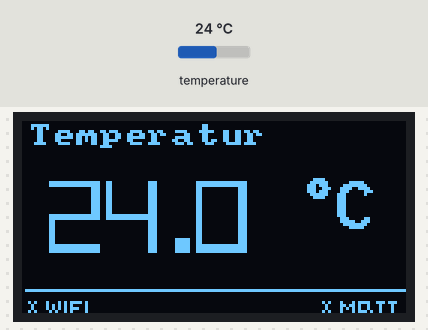
A sketch run on a simulated ESP8266 (NodeMCU). On the bench: 128×64 one-colour display. Inputs (shaded band) come from the test bench; at power-on: temperature 24 °C. WiFi joins after 1.5 s; servers stay silent unless stated; no MQTT or app messages arrive unless stated; what the sketch prints to the serial monitor is not drawn.

Above: at 2.9 s.
3.0 s: temperature set to 12 °C
At 4.6 s:
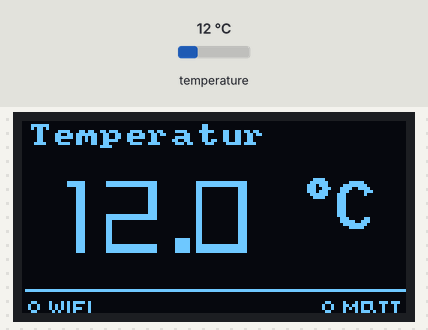
4.9 s: temperature set to 19 °C
At 5.5 s:
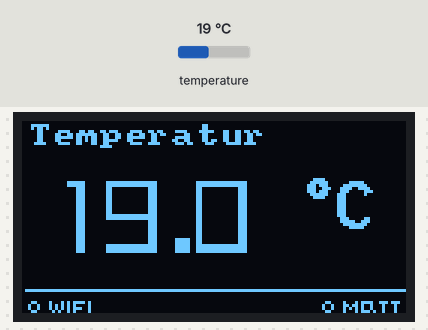
6.5 s: temperature set to 28 °C
At 7.2 s:
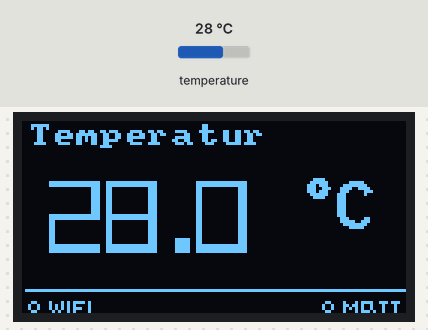
Timing chart, 0 to 9.5 s (numbered marks = the images above; inputs shaded):
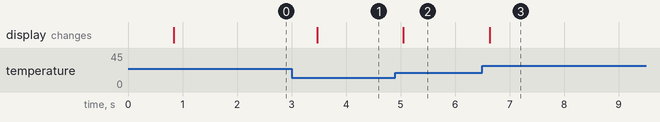

Measured:
- after the input at 3.0 s, the display: changes after 0.47 s (image 1)
- after the input at 4.9 s, the display: changes after 0.15 s (image 2)
- after the input at 6.5 s, the display: changes after 0.13 s (image 3)

The sketch:

Temperaturlogger.ino
```cpp
/*  Projekt: Temperaturlogger by Patrick Stucky
 *  Version: 2.1.2
 *
 *  Beschreibung:
 *  Ein Microcontroller mit einem DS18B20 Sensor misst alle 500ms die Temperatur, zeigt Sie an einem i2c Display und sendet Sie mittels MQTT alle 5s an einen MQTT-Broker
 *
 *  Anwender Einstellungen (Geräteeinstellungen (Sensoren Eichung), Wifi und MQTT) finden Sie ab dem 4. Absatz
 */


#include <OneWire.h>              // by Paul Soffregen, Version 2.3.7
#include <DallasTemperature.h>    // by Miles Burton, Version 3.9.0
#include <PubSubClient.h>         // by Nick O'Leary, Version 2.8.0
#include <U8g2lib.h>              // by Oliver, Version 2.32.15
#include <ESP8266WiFi.h>          // by ESP8266 Community (Board lib), Version 3.0.2

//Festlegung des Daten-Pins für Sensor
#define ONE_WIRE_BUS_1 2
OneWire oneWire_in(ONE_WIRE_BUS_1);
DallasTemperature sensor(&oneWire_in);

//Festlegung des Displays
//(https://github.com/olikraus/u8g2/wiki/u8g2setupcpp)
U8G2_SH1106_128X64_NONAME_F_HW_I2C u8g2(U8G2_R0);


//Benutzereinstellungen

    /******************************
     * Beispiel
     *
     *    Geraetename = "Neon";                           // Der Wert für den Gerätenamen und Raum muss in Anführunszeichen stehen (String)!
     *    Raum =        "Stockwerk.Etage.Zweig.Raum";     // Semikolon darf nicht nicht vergeßen werden!
     *    Abweichung =  0.0;                              // Dieser Wert ist eine Gleitkommazahl. Hier keine Anführungszeichen und bitte mit "." für die Nachkommastelle verwenden!
     *
    */

  //Geräteeinstellungen
  String Name = "Geraetename";
  String Raum = "Standort";
  float Abweichung = 0.0;

  // WiFi-Zugriff Einstellungen
  const char* ssid = "SSID";
  const char* wifi_password = "PASSWD";

  // MQTT-Zugriff Einstellungen
  const char* mqtt_server = "...";
  const char* topic = "temperature";

  const char* mqtt_username = "";
  const char* mqtt_password = "";
  const char* clientID = "";

//Ender der Benutzereinstellungen


//Initialisierung der Var
float temperature;
bool stateWifi;
bool stateMQTT;
String payload;

// Initialisierung WiFi + MQTT
WiFiClient wifiClient;
// Listener Port: 1883
PubSubClient client(mqtt_server, 1883, wifiClient);

// Verbindungsaufbau MQTT
void connect_MQTT(){

  // W-LAN Verbindung aufbauen
  WiFi.begin(ssid, wifi_password);

  // Wait until the connection has been confirmed before continuing
  while (WiFi.status() != WL_CONNECTED) {

  //Funktionsaufruf: Sensor, Display (Wifi False, MQTT False)
  readSensor();
  drawScreen(false,false);

  delay(500);
  }

  //Debug: IP-Adresse des Gerätes?
  Serial.println();
  Serial.print("Verbunden mit der IP-Adresse: ");
  Serial.println(WiFi.localIP());
  Serial.println();

    if (client.connect(clientID, mqtt_username, mqtt_password)) {             //client.connect > CAN DELAY BLOCK if FAILED
      Serial.println("Verbunden mit MQTT Broker!");
      readSensor();
      drawScreen(true,true);
    }
    else {
      Serial.println("Verbindung mit MQTT Broker fehlgeschlagen...");
      readSensor();
      drawScreen(true,false);
  }
}

void setup(void)
{
    Serial.begin(9600);
    Serial.println("Setup start");

    u8g2.begin();
    sensor.begin();
}

void loop(void)
{

  //Funktionsaufruf: MQTT
  connect_MQTT();


  //Payload in Json umwandeln
  payload = payloadJson(Name,Raum,temperature);

      //publish payload zu topic
  if (client.publish(topic,String(payload).c_str())) {                   //client.publish DELAY BLOCK
    // Warte 5 Sekunden bis nächste Nachricht gesendet wird
    // Lese und zeige Temperatur an
    for (int i = 0; i <= 4; i++) {
      readSensor();
      drawScreen(true,true);
      Serial.setTimeout(500);
    }
  }

  else {
    Serial.println("Verbindungsabbruch mit MQTT Broker");
    client.connect(clientID, mqtt_username, mqtt_password);
    readSensor();
    drawScreen(true,false);
    client.publish(topic,String(payload).c_str());
  }
}

//Funktion 1: OLED Anzeigescript
void drawScreen(bool stateWifi,bool stateMQTT) {
  u8g2.firstPage();
  do {
    // Schriftart
    u8g2.setFont(u8g2_font_amstrad_cpc_extended_8f);
    // Ausgabe von String (x,y,String)
    u8g2.drawStr(2,9,"Temperatur");
    u8g2.setFont(u8g2_font_freedoomr25_tn);
    // Position von variable
    u8g2.setCursor(8,46);
    // Ausgabe der Variable Float, 1 Nachkommastellen
    u8g2.print(temperature,1);
    u8g2.setFont(u8g2_font_inb16_mf);
    // Ausgabe des Symbols °
    u8g2.drawGlyph(92,36,0x00b0); // degree
    u8g2.drawStr(104,36,"C");
    u8g2.drawLine(1,56,127,56);
    u8g2.setFont(u8g2_font_u8glib_4_tf);

    //Wifi /& MQTT Working? > Debug
    if (stateWifi) {
      if (stateMQTT) {
        u8g2.drawStr(2,64,"O WIFI");
        u8g2.drawStr(100,64,"O MQTT");
      }
      else {
        u8g2.drawStr(2,64,"O WIFI");
        u8g2.drawStr(100,64,"X MQTT");
      }
    }
    else {
      u8g2.drawStr(2,64,"X WIFI");
      u8g2.drawStr(100,64,"X MQTT");
    }
  } while ( u8g2.nextPage() );
}

//Funktion 2: Temperatur ablesen
void readSensor() {
  sensor.requestTemperatures();
  // Schreibe Temperatur in Variable temperature
  temperature = sensor.getTempCByIndex(0);
  // Eichwert (durch +/- Abweichung)
  temperature = temperature + Abweichung;
  Serial.print("Temperatur: ");
  Serial.println(temperature);
}

//Funktion 3: Payload zu Jason
String payloadJson(String device, String room, float value) {

  String row1 = "\"device\": " ;
  String row2 = "\"room\": ";
  String row3 = "\"temperature\": ";
  String semi = ",";

  row1 = row1 + device + semi;
  row2 = row2 + room + semi;
  row3 = row3 + String(value,3);

  String payload = "{\"device\": \"" + device + "\",\"room\": \"" + room + "\",\"temperature\": "+ value +"}";

  Serial.println(payload);
  return payload;
}
```
